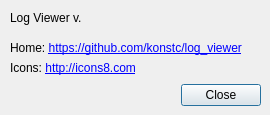
<?xml version="1.0" encoding="UTF-8"?>
<ui version="4.0">
 <class>AboutDialog</class>
 <widget class="QDialog" name="AboutDialog">
  <property name="geometry">
   <rect>
    <x>0</x>
    <y>0</y>
    <width>270</width>
    <height>115</height>
   </rect>
  </property>
  <property name="minimumSize">
   <size>
    <width>270</width>
    <height>115</height>
   </size>
  </property>
  <property name="maximumSize">
   <size>
    <width>270</width>
    <height>115</height>
   </size>
  </property>
  <property name="windowTitle">
   <string>About</string>
  </property>
  <widget class="QDialogButtonBox" name="buttonBox">
   <property name="geometry">
    <rect>
     <x>10</x>
     <y>80</y>
     <width>251</width>
     <height>31</height>
    </rect>
   </property>
   <property name="orientation">
    <enum>Qt::Horizontal</enum>
   </property>
   <property name="standardButtons">
    <set>QDialogButtonBox::Close</set>
   </property>
  </widget>
  <widget class="QLabel" name="versionLabel">
   <property name="geometry">
    <rect>
     <x>10</x>
     <y>10</y>
     <width>231</width>
     <height>16</height>
    </rect>
   </property>
   <property name="text">
    <string>Log Viewer v.</string>
   </property>
   <property name="textFormat">
    <enum>Qt::PlainText</enum>
   </property>
   <property name="openExternalLinks">
    <bool>false</bool>
   </property>
   <property name="textInteractionFlags">
    <set>Qt::NoTextInteraction</set>
   </property>
  </widget>
  <widget class="QLabel" name="homeLink">
   <property name="geometry">
    <rect>
     <x>10</x>
     <y>40</y>
     <width>251</width>
     <height>16</height>
    </rect>
   </property>
   <property name="text">
    <string>&lt;html&gt;&lt;head/&gt;&lt;body&gt;&lt;p&gt;Home: &lt;a href=&quot;\&amp;quot;https://github.com/konstc/log_viewer\&amp;quot;&quot;&gt;&lt;span style=&quot; text-decoration: underline; color:#0000ff;&quot;&gt;https://github.com/konstc/log_viewer&lt;/span&gt;&lt;/a&gt;&lt;/p&gt;&lt;/body&gt;&lt;/html&gt;</string>
   </property>
   <property name="textFormat">
    <enum>Qt::RichText</enum>
   </property>
   <property name="openExternalLinks">
    <bool>true</bool>
   </property>
   <property name="textInteractionFlags">
    <set>Qt::LinksAccessibleByMouse|Qt::TextEditable|Qt::TextEditorInteraction|Qt::TextSelectableByKeyboard|Qt::TextSelectableByMouse</set>
   </property>
  </widget>
  <widget class="QLabel" name="iconsLink">
   <property name="geometry">
    <rect>
     <x>10</x>
     <y>60</y>
     <width>171</width>
     <height>16</height>
    </rect>
   </property>
   <property name="text">
    <string>&lt;html&gt;&lt;head/&gt;&lt;body&gt;&lt;p&gt;Icons: &lt;a href=&quot;\&amp;quot;http://icons8.com/\&amp;quot;&quot;&gt;&lt;span style=&quot; text-decoration: underline; color:#0000ff;&quot;&gt;http://icons8.com&lt;/span&gt;&lt;/a&gt;&lt;/p&gt;&lt;/body&gt;&lt;/html&gt;</string>
   </property>
   <property name="textFormat">
    <enum>Qt::RichText</enum>
   </property>
   <property name="openExternalLinks">
    <bool>true</bool>
   </property>
   <property name="textInteractionFlags">
    <set>Qt::TextBrowserInteraction</set>
   </property>
  </widget>
 </widget>
 <resources/>
 <connections>
  <connection>
   <sender>buttonBox</sender>
   <signal>accepted()</signal>
   <receiver>AboutDialog</receiver>
   <slot>accept()</slot>
   <hints>
    <hint type="sourcelabel">
     <x>248</x>
     <y>254</y>
    </hint>
    <hint type="destinationlabel">
     <x>157</x>
     <y>274</y>
    </hint>
   </hints>
  </connection>
  <connection>
   <sender>buttonBox</sender>
   <signal>rejected()</signal>
   <receiver>AboutDialog</receiver>
   <slot>reject()</slot>
   <hints>
    <hint type="sourcelabel">
     <x>316</x>
     <y>260</y>
    </hint>
    <hint type="destinationlabel">
     <x>286</x>
     <y>274</y>
    </hint>
   </hints>
  </connection>
 </connections>
</ui>
